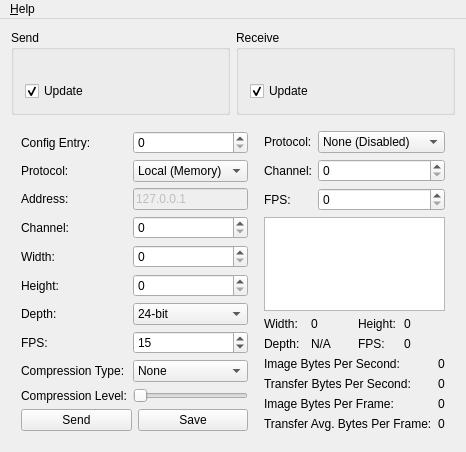
<?xml version="1.0" encoding="UTF-8"?>
<ui version="4.0">
 <class>MainWindow</class>
 <widget class="QMainWindow" name="MainWindow">
  <property name="geometry">
   <rect>
    <x>0</x>
    <y>0</y>
    <width>425</width>
    <height>443</height>
   </rect>
  </property>
  <property name="windowTitle">
   <string>Video Streaming Tool - bigfug.com</string>
  </property>
  <widget class="QWidget" name="centralWidget">
   <layout class="QVBoxLayout" name="verticalLayout_3" stretch="0,0">
    <item>
     <layout class="QHBoxLayout" name="horizontalLayout_2" stretch="1,1">
      <item>
       <widget class="QGroupBox" name="groupBox_2">
        <property name="title">
         <string>Send</string>
        </property>
        <layout class="QVBoxLayout" name="verticalLayout" stretch="1,0">
         <item>
          <widget class="QLabel" name="mSendDisplay">
           <property name="minimumSize">
            <size>
             <width>0</width>
             <height>0</height>
            </size>
           </property>
           <property name="text">
            <string/>
           </property>
          </widget>
         </item>
         <item>
          <widget class="QCheckBox" name="mSendUpdate">
           <property name="text">
            <string>Update</string>
           </property>
           <property name="checked">
            <bool>true</bool>
           </property>
          </widget>
         </item>
        </layout>
       </widget>
      </item>
      <item>
       <widget class="QGroupBox" name="groupBox">
        <property name="title">
         <string>Receive</string>
        </property>
        <layout class="QVBoxLayout" name="verticalLayout_2" stretch="0,0">
         <item>
          <widget class="QLabel" name="mReceiveDisplay">
           <property name="minimumSize">
            <size>
             <width>0</width>
             <height>0</height>
            </size>
           </property>
           <property name="text">
            <string/>
           </property>
          </widget>
         </item>
         <item>
          <widget class="QCheckBox" name="mReceiveUpdate">
           <property name="text">
            <string>Update</string>
           </property>
           <property name="checked">
            <bool>true</bool>
           </property>
          </widget>
         </item>
        </layout>
       </widget>
      </item>
     </layout>
    </item>
    <item>
     <layout class="QHBoxLayout" name="horizontalLayout" stretch="1,1">
      <property name="margin">
       <number>5</number>
      </property>
      <item>
       <layout class="QVBoxLayout" name="verticalLayout_5">
        <property name="margin">
         <number>5</number>
        </property>
        <item>
         <layout class="QFormLayout" name="formLayout_2">
          <property name="fieldGrowthPolicy">
           <enum>QFormLayout::AllNonFixedFieldsGrow</enum>
          </property>
          <item row="1" column="0">
           <widget class="QLabel" name="label_9">
            <property name="text">
             <string>Protocol:</string>
            </property>
           </widget>
          </item>
          <item row="1" column="1">
           <widget class="QComboBox" name="mSendProtocol">
            <property name="currentIndex">
             <number>2</number>
            </property>
            <item>
             <property name="text">
              <string>Multicast (UDP)</string>
             </property>
            </item>
            <item>
             <property name="text">
              <string>Remote (TCP)</string>
             </property>
            </item>
            <item>
             <property name="text">
              <string>Local (Memory)</string>
             </property>
            </item>
           </widget>
          </item>
          <item row="2" column="0">
           <widget class="QLabel" name="label_10">
            <property name="text">
             <string>Address:</string>
            </property>
           </widget>
          </item>
          <item row="2" column="1">
           <widget class="QLineEdit" name="mSendAddress">
            <property name="enabled">
             <bool>false</bool>
            </property>
            <property name="text">
             <string>127.0.0.1</string>
            </property>
           </widget>
          </item>
          <item row="3" column="0">
           <widget class="QLabel" name="label_11">
            <property name="text">
             <string>Channel:</string>
            </property>
           </widget>
          </item>
          <item row="3" column="1">
           <widget class="QSpinBox" name="mSendChannel">
            <property name="enabled">
             <bool>true</bool>
            </property>
           </widget>
          </item>
          <item row="4" column="0">
           <widget class="QLabel" name="label_12">
            <property name="text">
             <string>Width:</string>
            </property>
           </widget>
          </item>
          <item row="4" column="1">
           <widget class="QSpinBox" name="mSendWidth">
            <property name="minimum">
             <number>0</number>
            </property>
            <property name="maximum">
             <number>2048</number>
            </property>
            <property name="value">
             <number>0</number>
            </property>
           </widget>
          </item>
          <item row="5" column="0">
           <widget class="QLabel" name="label_13">
            <property name="text">
             <string>Height:</string>
            </property>
           </widget>
          </item>
          <item row="5" column="1">
           <widget class="QSpinBox" name="mSendHeight">
            <property name="minimum">
             <number>0</number>
            </property>
            <property name="maximum">
             <number>2048</number>
            </property>
            <property name="value">
             <number>0</number>
            </property>
           </widget>
          </item>
          <item row="6" column="0">
           <widget class="QLabel" name="label_14">
            <property name="text">
             <string>Depth:</string>
            </property>
           </widget>
          </item>
          <item row="6" column="1">
           <widget class="QComboBox" name="mSendDepth">
            <property name="currentIndex">
             <number>1</number>
            </property>
            <item>
             <property name="text">
              <string>16-bit</string>
             </property>
            </item>
            <item>
             <property name="text">
              <string>24-bit</string>
             </property>
            </item>
            <item>
             <property name="text">
              <string>32-bit</string>
             </property>
            </item>
           </widget>
          </item>
          <item row="7" column="0">
           <widget class="QLabel" name="label_15">
            <property name="text">
             <string>FPS:</string>
            </property>
           </widget>
          </item>
          <item row="7" column="1">
           <widget class="QSpinBox" name="mSendFPS">
            <property name="minimum">
             <number>1</number>
            </property>
            <property name="maximum">
             <number>100</number>
            </property>
            <property name="value">
             <number>15</number>
            </property>
           </widget>
          </item>
          <item row="9" column="0">
           <widget class="QLabel" name="label_16">
            <property name="text">
             <string>Compression Level:</string>
            </property>
           </widget>
          </item>
          <item row="9" column="1">
           <widget class="QSlider" name="mSendCompressionLevel">
            <property name="maximum">
             <number>100</number>
            </property>
            <property name="orientation">
             <enum>Qt::Horizontal</enum>
            </property>
           </widget>
          </item>
          <item row="8" column="0">
           <widget class="QLabel" name="label_17">
            <property name="text">
             <string>Compression Type:</string>
            </property>
           </widget>
          </item>
          <item row="8" column="1">
           <widget class="QComboBox" name="mSendCompressionType">
            <item>
             <property name="text">
              <string>None</string>
             </property>
            </item>
            <item>
             <property name="text">
              <string>JPEG</string>
             </property>
            </item>
           </widget>
          </item>
          <item row="0" column="0">
           <widget class="QLabel" name="label_20">
            <property name="text">
             <string>Config Entry:</string>
            </property>
           </widget>
          </item>
          <item row="0" column="1">
           <widget class="QSpinBox" name="mSendConfig"/>
          </item>
         </layout>
        </item>
        <item>
         <layout class="QHBoxLayout" name="horizontalLayout_3">
          <property name="bottomMargin">
           <number>0</number>
          </property>
          <item>
           <widget class="QPushButton" name="mSendButton">
            <property name="enabled">
             <bool>true</bool>
            </property>
            <property name="text">
             <string>Send</string>
            </property>
            <property name="checkable">
             <bool>true</bool>
            </property>
           </widget>
          </item>
          <item>
           <widget class="QPushButton" name="mSendSave">
            <property name="enabled">
             <bool>true</bool>
            </property>
            <property name="text">
             <string>Save</string>
            </property>
           </widget>
          </item>
         </layout>
        </item>
       </layout>
      </item>
      <item>
       <layout class="QVBoxLayout" name="verticalLayout_4">
        <property name="margin">
         <number>5</number>
        </property>
        <item>
         <layout class="QFormLayout" name="formLayout">
          <item row="0" column="0">
           <widget class="QLabel" name="label">
            <property name="text">
             <string>Protocol:</string>
            </property>
           </widget>
          </item>
          <item row="0" column="1">
           <widget class="QComboBox" name="mReceiveProtocol">
            <property name="currentIndex">
             <number>0</number>
            </property>
            <item>
             <property name="text">
              <string>None (Disabled)</string>
             </property>
            </item>
            <item>
             <property name="text">
              <string>Multicast (UDP)</string>
             </property>
            </item>
            <item>
             <property name="text">
              <string>Remote (TCP)</string>
             </property>
            </item>
            <item>
             <property name="text">
              <string>Local (Memory)</string>
             </property>
            </item>
           </widget>
          </item>
          <item row="1" column="0">
           <widget class="QLabel" name="label_2">
            <property name="text">
             <string>Channel:</string>
            </property>
           </widget>
          </item>
          <item row="1" column="1">
           <widget class="QSpinBox" name="mReceiveChannel">
            <property name="enabled">
             <bool>true</bool>
            </property>
           </widget>
          </item>
          <item row="2" column="0">
           <widget class="QLabel" name="label_21">
            <property name="text">
             <string>FPS:</string>
            </property>
           </widget>
          </item>
          <item row="2" column="1">
           <widget class="QSpinBox" name="mRecvFPS">
            <property name="maximum">
             <number>100</number>
            </property>
           </widget>
          </item>
         </layout>
        </item>
        <item>
         <widget class="QListWidget" name="mAddresses">
          <property name="sortingEnabled">
           <bool>true</bool>
          </property>
         </widget>
        </item>
        <item>
         <layout class="QGridLayout" name="gridLayout" columnstretch="0,0,0,0">
          <item row="0" column="0">
           <widget class="QLabel" name="label_4">
            <property name="text">
             <string>Width:</string>
            </property>
           </widget>
          </item>
          <item row="0" column="2">
           <widget class="QLabel" name="label_5">
            <property name="text">
             <string>Height:</string>
            </property>
           </widget>
          </item>
          <item row="0" column="3">
           <widget class="QLabel" name="mHeight">
            <property name="text">
             <string>0</string>
            </property>
           </widget>
          </item>
          <item row="0" column="1">
           <widget class="QLabel" name="mWidth">
            <property name="text">
             <string>0</string>
            </property>
           </widget>
          </item>
          <item row="1" column="2">
           <widget class="QLabel" name="label_3">
            <property name="text">
             <string>FPS:</string>
            </property>
           </widget>
          </item>
          <item row="1" column="3">
           <widget class="QLabel" name="mFPS">
            <property name="text">
             <string>0</string>
            </property>
           </widget>
          </item>
          <item row="1" column="1">
           <widget class="QLabel" name="mDepth">
            <property name="text">
             <string>N/A</string>
            </property>
           </widget>
          </item>
          <item row="1" column="0">
           <widget class="QLabel" name="label_6">
            <property name="text">
             <string>Depth:</string>
            </property>
           </widget>
          </item>
         </layout>
        </item>
        <item>
         <layout class="QFormLayout" name="formLayout_3">
          <item row="0" column="0">
           <widget class="QLabel" name="label_7">
            <property name="text">
             <string>Image Bytes Per Second:</string>
            </property>
           </widget>
          </item>
          <item row="0" column="1">
           <widget class="QLabel" name="mReceiveBytesPerSecond">
            <property name="text">
             <string>0</string>
            </property>
           </widget>
          </item>
          <item row="1" column="0">
           <widget class="QLabel" name="label_8">
            <property name="text">
             <string>Transfer Bytes Per Second:</string>
            </property>
           </widget>
          </item>
          <item row="1" column="1">
           <widget class="QLabel" name="mCompressedSize">
            <property name="text">
             <string>0</string>
            </property>
           </widget>
          </item>
          <item row="2" column="0">
           <widget class="QLabel" name="label_18">
            <property name="text">
             <string>Image Bytes Per Frame:</string>
            </property>
           </widget>
          </item>
          <item row="2" column="1">
           <widget class="QLabel" name="mReceiveImageBytesPerFrame">
            <property name="text">
             <string>0</string>
            </property>
           </widget>
          </item>
          <item row="3" column="0">
           <widget class="QLabel" name="label_19">
            <property name="text">
             <string>Transfer Avg. Bytes Per Frame:</string>
            </property>
           </widget>
          </item>
          <item row="3" column="1">
           <widget class="QLabel" name="mReceiveTransferBytesPerFrame">
            <property name="text">
             <string>0</string>
            </property>
           </widget>
          </item>
         </layout>
        </item>
       </layout>
      </item>
     </layout>
    </item>
   </layout>
  </widget>
  <widget class="QMenuBar" name="menuBar">
   <property name="geometry">
    <rect>
     <x>0</x>
     <y>0</y>
     <width>425</width>
     <height>21</height>
    </rect>
   </property>
   <widget class="QMenu" name="menu_Help">
    <property name="title">
     <string>&amp;Help</string>
    </property>
    <addaction name="actionAbout_fugVidStreamTester"/>
    <addaction name="actionOnline_Help"/>
    <addaction name="actionBigfug_com"/>
   </widget>
   <addaction name="menu_Help"/>
  </widget>
  <action name="actionAbout_fugVidStreamTester">
   <property name="text">
    <string>About fugVidStreamTool...</string>
   </property>
  </action>
  <action name="actionOnline_Help">
   <property name="text">
    <string>Online Help...</string>
   </property>
  </action>
  <action name="actionBigfug_com">
   <property name="text">
    <string>bigfug.com</string>
   </property>
  </action>
 </widget>
 <layoutdefault spacing="6" margin="11"/>
 <resources/>
 <connections/>
</ui>
